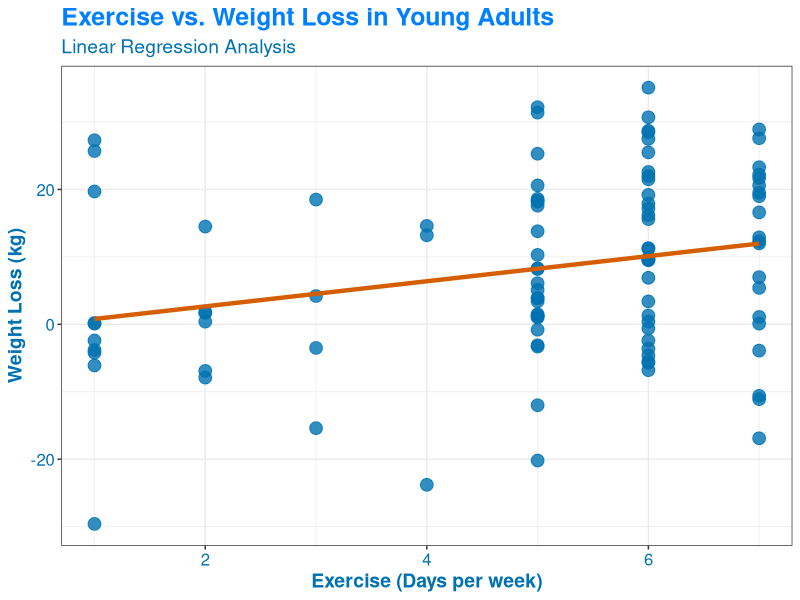

The R script that drew this image:
# Install packages
install.packages(c("ggplot2", "tidyverse"))

# Call the packages
library(ggplot2)
library(tidyverse)

# Import the data
data <- read.csv("data.csv")

# Calculate Weight_loss as Starting_weight - Current_weight
data$Weight_loss <- data$Starting_weight - data$Current_weight

# Calculate descriptive statistics
exercise_mean <- mean(data$Exercise)
exercise_sd <- sd(data$Exercise)

inweight_mean<-mean(data$Starting_weight)
inweight_sd<-sd(data$Starting_weight)

curweight_mean<-mean(data$Current_weight)
curweight_sd<-sd(data$Current_weight)

weight_loss_mean <- mean(data$Weight_loss)
weight_loss_sd <- sd(data$Weight_loss)

# Create a scatterplot of exercise vs. weight loss
ggplot(data, aes(x = Exercise, y = Weight_loss)) +
  geom_point(size = 4, alpha = 0.8, color = "#0072B2") +
  geom_smooth(method = "lm", se = FALSE, color = "#D55E00", size = 1.5) +
  labs(x = "Exercise (Days per week)", y = "Weight Loss (kg)", title = "Exercise vs. Weight Loss in Young Adults",
       subtitle = "Linear Regression Analysis") +
  theme_bw() +
  theme(plot.title = element_text(color = "#007FFF", size = 18, face = "bold"),
        plot.subtitle = element_text(color = "#0072B2", size = 14),
        axis.title.x = element_text(color = "#0072B2", size = 14, face = "bold"),
        axis.title.y = element_text(color = "#0072B2", size = 14, face = "bold"),
        axis.text = element_text(color = "#0072B2", size = 12),
        legend.title = element_blank(),
        legend.text = element_text(color = "#0072B2", size = 12))
# Calculate correlation between exercise and weight loss
correlation <- cor(data$Exercise, data$Weight_loss)

# Perform linear regression analysis
fit <- lm(Weight_loss ~ Exercise, data = data)
summary(fit)

# Print descriptive statistics and correlation
cat("\n","Exercise(Days/week) :-","\n", "Mean:", exercise_mean, "\b",",",
"Standard Deviation:", exercise_sd, "\n",

"\n","Starting Weight(in kg) :- ","\n", "Mean:", inweight_mean, "\b",",",
    "Standard Deviation:", inweight_sd, "\n",

"\n","Final Weight(in kg) :-","\n", "Mean:", curweight_mean, "\b",",",
"Standard Deviation:", curweight_sd, "\n",


"\n","Weight loss(in kg) :-","\n", "Mean:", weight_loss_mean, "\b",",",
"Standard Deviation:", weight_loss_mean, "\n",

"\n","Correlation between exercise and weight loss:", correlation, "\n")
